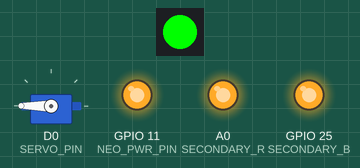
The sketch below on a simulated ESP8266 (NodeMCU). Parts: 1 RGB LEDs in strip order, left to right, servo, output pins drawn as LEDs (lit = HIGH). EEPROM starts erased; pins used as bus, display or sensor lines are not drawn.

Above: at 3.6 s.
At 5.1 s:
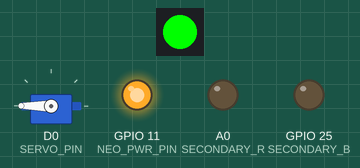
Timing chart, 0 to 6.4 s (numbered marks = the images above):
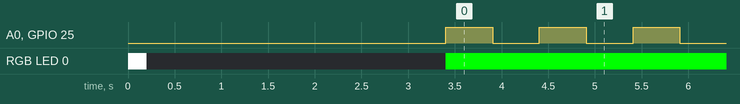

The sketch:

main.ino
```cpp
#include <Arduino.h>
#include <Servo.h>
#include <Adafruit_NeoPixel.h>
#include <EEPROM.h>

// === CONFIG ===
#define SERVO_PIN       D0
#define NEO_DATA_PIN    12
#define NEO_PWR_PIN     11
#define SECONDARY_R     17
#define SECONDARY_G     16
#define SECONDARY_B     25

#define NEO_COUNT       1
#define FAILSAFE_PWM    1500
#define EEPROM_SIZE     1
#define EEPROM_MODE_ADDR 0  // EEPROM address to store mode
#define TORTURE_TEST_STEP_DURATION 10
#define SUPER_TORTURE_TEST_STEP_DURATION 1000

// === GLOBAL STATE ===
Adafruit_NeoPixel neo(NEO_COUNT, NEO_DATA_PIN, NEO_GRB + NEO_KHZ800);
Servo pwmServo;

uint8_t mode = 0; // 0 = full forward, 1 = full reverse, 2 = torture
bool secondaryBlinkState = false;
unsigned long blinkTimer = 0;
uint16_t tortureVal = 1000;

void setNeoColor(uint8_t r, uint8_t g, uint8_t b) {
  neo.setPixelColor(0, neo.Color(r, g, b));
  neo.show();
}

void setSecondaryColor(uint8_t r, uint8_t g, uint8_t b) {
  digitalWrite(SECONDARY_R, r > 0 ? HIGH : LOW);
  digitalWrite(SECONDARY_G, g > 0 ? HIGH : LOW);
  digitalWrite(SECONDARY_B, b > 0 ? HIGH : LOW);
}

void blinkNeoMode(uint8_t count) {
  for (uint8_t i = 0; i < count; i++) {
    setNeoColor(255, 255, 255);
    delay(200);
    setNeoColor(0, 0, 0);
    delay(200);
  }
}

void watchdogBlink() {
  if (millis() - blinkTimer > 500) {
    blinkTimer = millis();
    secondaryBlinkState = !secondaryBlinkState;
    setSecondaryColor(secondaryBlinkState ? 255 : 0,
                      secondaryBlinkState ? 255 : 0,
                      secondaryBlinkState ? 255 : 0);
  }
}

void setup() {
  pinMode(NEO_PWR_PIN, OUTPUT);
  digitalWrite(NEO_PWR_PIN, HIGH);  // Enable NeoPixel power

  pinMode(SECONDARY_R, OUTPUT);
  pinMode(SECONDARY_G, OUTPUT);
  pinMode(SECONDARY_B, OUTPUT);

  neo.begin();
  neo.show();

  pwmServo.attach(SERVO_PIN, 1000, 2000);
  pwmServo.writeMicroseconds(FAILSAFE_PWM);

  EEPROM.begin(EEPROM_SIZE);
  mode = EEPROM.read(EEPROM_MODE_ADDR);
  mode = (mode + 1) % 4;
  EEPROM.write(EEPROM_MODE_ADDR, mode);
  EEPROM.commit();

  blinkNeoMode(mode + 1);

  delay(3000);

  switch (mode) {
    case 0: // Full throttle forward
      pwmServo.writeMicroseconds(2000);
      setNeoColor(0, 255, 0); // Green
      break;

    case 1: // Full throttle reverse
      pwmServo.writeMicroseconds(1000);
      setNeoColor(255, 0, 0); // Red
      break;

    case 2: // Torture test init
      tortureVal = 1500;
      break;

   case 3: //Super torture test
     break;
  }
}

void loop() {
  if (mode == 2) {

    setNeoColor(
      tortureVal >= 1500 ? 0 : map(tortureVal, 1000, 1500, 255, 0),
      tortureVal <= 1500 ? 0 : map(tortureVal, 1500, 2000, 0, 255),
      0);

    pwmServo.writeMicroseconds(tortureVal);

    delay(TORTURE_TEST_STEP_DURATION);

    if (tortureVal == 2000) {
      tortureVal = 1000;
    } else {
      tortureVal++;
    }
  }

  if (mode == 3) {
    setNeoColor(255, 0, 0);
    pwmServo.writeMicroseconds(1000);
    delay(SUPER_TORTURE_TEST_STEP_DURATION);

    setNeoColor(0, 255, 0);
    pwmServo.writeMicroseconds(2000);
    delay(SUPER_TORTURE_TEST_STEP_DURATION);
  }

  watchdogBlink();
}
```

Measured:
- by itself, A0 (SECONDARY_R), GPIO 25 (SECONDARY_B): alternates HIGH for 0.50 s and LOW for 0.50 s
- by itself, RGB LED 0: off → RGB(255, 255, 255) at 0.00 s, → off 0.20 s later, → RGB(0, 255, 0) 3.2 s later
